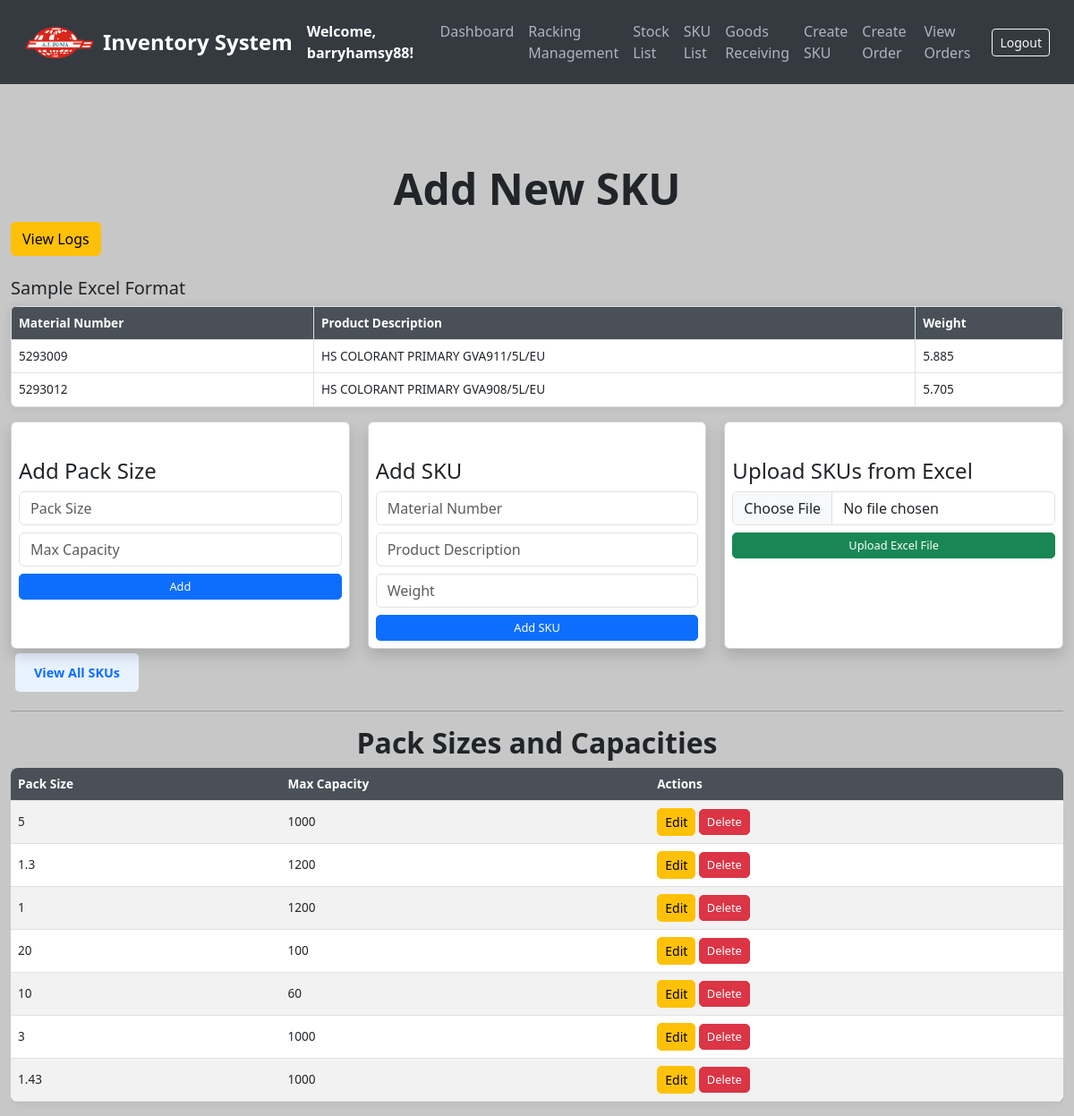
The app's page /add-sku (signed in), older data.
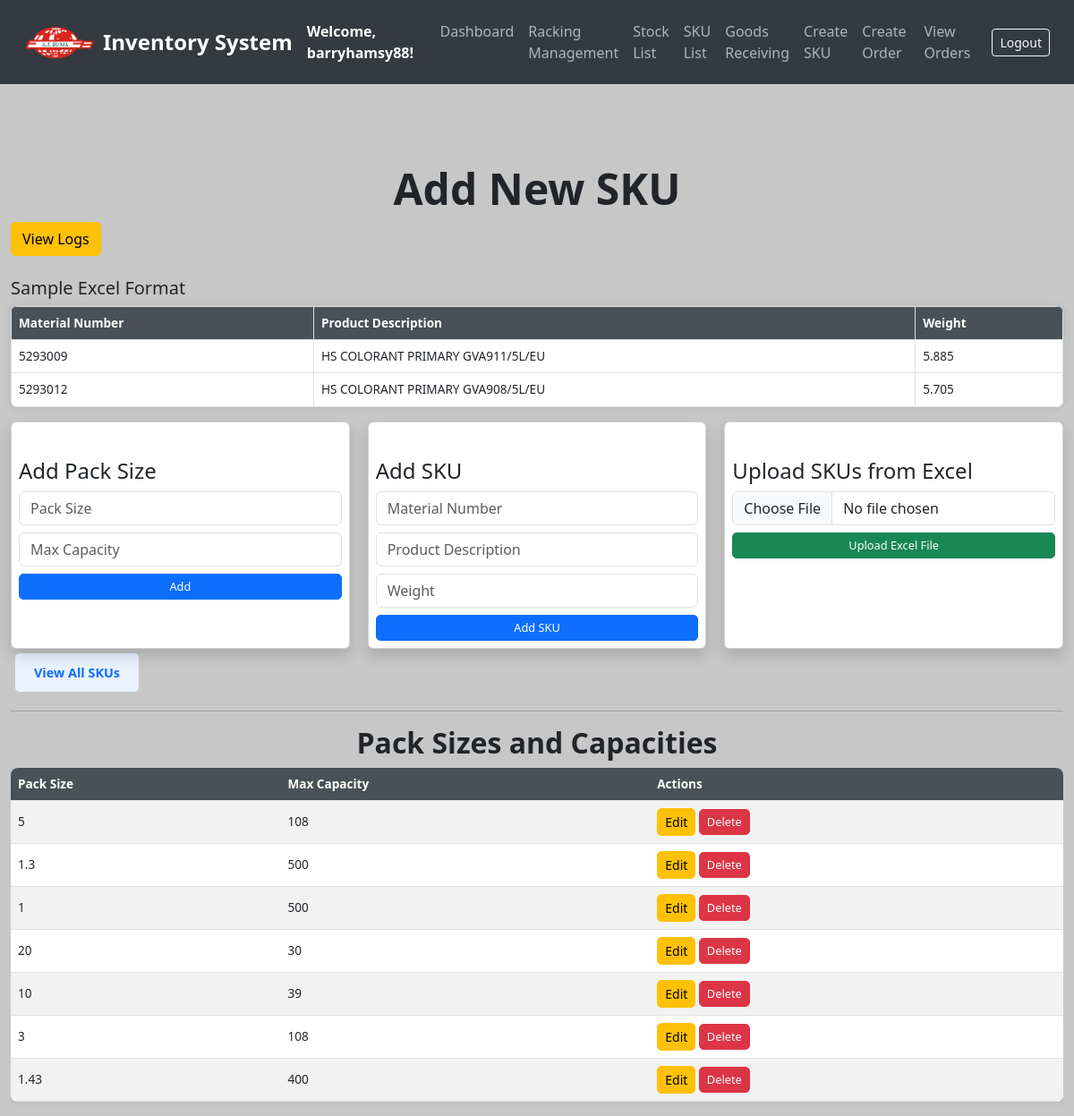
The same page, newer data.
### models.py (models this page shows, shortened)
class User(UserMixin, db.Model):
    __tablename__ = 'users'
    id = db.Column(db.Integer, primary_key=True)
    username = db.Column(db.String(80), unique=True, nullable=False)
    email = db.Column(db.String(120), unique=True, nullable=False)
    password = db.Column(db.String(200), nullable=False)  # Store hashed passwords
    date_created = db.Column(db.DateTime, default=get_local_time)
    last_login = db.Column(db.DateTime, nullable=True)
    is_active = db.Column(db.Boolean, default=True)  # For account activation/deactivation
    is_approved = db.Column(db.Boolean, default=False)
    is_admin = db.Column(db.Boolean, default=False)

class PackSize(db.Model):
    __tablename__ = 'pack_sizes'
    id = db.Column(db.Integer, primary_key=True)
    size = db.Column(db.String(50), unique=True, nullable=False)
    max_capacity = db.Column(db.Integer, nullable=False)  # Keep for backward compatibility
    space_units = db.Column(db.Float, nullable=False, default=1.0)  # NEW FIELD

### app.py (the view, shortened to what this page needs)
@app.route('/add-sku', methods=['GET', 'POST'])
@login_required
def add_sku_html():
    pack_sizes = PackSize.query.all()
    return render_template('add_sku.html', pack_sizes=pack_sizes)

### app.py (called while the page is built)
@login_manager.user_loader
def load_user(user_id):
    return db.session.get(User, int(user_id))

### templates/add_sku.html (shortened to what this page needs)
<!DOCTYPE html>
<html lang="en">
<head>
    <link href="https://cdn.jsdelivr.net/npm/bootstrap@5.3.0/dist/css/bootstrap.min.css" rel="stylesheet">
</head>
<body>
<nav class="navbar navbar-expand-lg navbar-dark">
    <div class="container-fluid">
        <img src="{{ url_for('static', filename='logo_.png') }}" alt="Logo" width="80" height="40" class="me-2">
        <a class="navbar-brand" href="/">Inventory System</a>
        <strong class="text-white">Welcome, {{ current_user.username }}!</strong>
        <div class="collapse navbar-collapse" id="navbarNav">
            <ul class="navbar-nav ms-auto">
                <li class="nav-item"><a class="nav-link" href="/dashboard">Dashboard</a></li>
                <li class="nav-item"><a class="nav-link" href="/create_racking">Racking Management</a></li>
                <li class="nav-item"><a class="nav-link" href="/stocks">Stock List</a></li>
                <li class="nav-item"><a class="nav-link" href="/sku-list">SKU List</a></li>
                <li class="nav-item"><a class="nav-link" href="/create-stock">Goods Receiving</a></li>
                <li class="nav-item"><a class="nav-link" href="/add-sku">Create SKU</a></li>
                <li class="nav-item"><a class="nav-link" href="/create-order">Create Order</a></li>
                <li class="nav-item"><a class="nav-link" href="/orders">View Orders</a></li>
            </ul>
            <form class="d-flex ms-3" action="{{ url_for('logout') }}" method="POST">
                <button class="btn btn-sm btn-outline-light" type="submit">Logout</button>
            </form>
        </div>
    </div>
</nav>
<div class="container mt-5">
    <h1 class="text-center">Add New SKU</h1>
    <div class="text-left mb-4">
        <a href="/logs" class="btn btn-warning">View Logs</a>
    </div>
    <h5>Sample Excel Format</h5>
    <table class="table table-bordered table-sm">
        <thead>
            <tr>
                <th>Material Number</th>
                <th>Product Description</th>
                <th>Weight</th>
            </tr>
        </thead>
        <tbody>
            <tr>
                <td>5293009</td>
                <td>HS COLORANT PRIMARY GVA911/5L/EU</td>
                <td>5.885</td>
            </tr>
            <tr>
                <td>5293012</td>
                <td>HS COLORANT PRIMARY GVA908/5L/EU</td>
                <td>5.705</td>
            </tr>
        </tbody>
    </table>
    <div class="form-container">
        <form action="{{ url_for('add_sku_html') }}" method="POST" class="card p-2 shadow">
            <h4>Add Pack Size</h4>
            <div class="mb-2">
                <input type="text" id="size" name="size" class="form-control" placeholder="Pack Size" required>
            </div>
            <div class="mb-2">
                <input type="number" id="max_capacity" name="max_capacity" class="form-control" placeholder="Max Capacity" required>
            </div>
            <button type="submit" class="btn btn-primary btn-sm">Add</button>
        </form>
        <form action="/add-sku" method="POST" class="card p-2 shadow">
            <h4>Add SKU</h4>
            <div class="mb-2">
                <input type="text" id="material_number" name="material_number" class="form-control" placeholder="Material Number" required>
            </div>
            <div class="mb-2">
                <input type="text" id="product_description" name="product_description" class="form-control" placeholder="Product Description" required>
            </div>
            <div class="mb-2">
                <input type="number" step="any" min="0" class="form-control" name="weight" placeholder="Weight" required>
            </div>
            <button type="submit" class="btn btn-primary btn-sm">Add SKU</button>
        </form>
        <form action="{{ url_for('upload_sku_excel') }}" method="POST" enctype="multipart/form-data" class="card p-2 shadow">
            <h4>Upload SKUs from Excel</h4>
            <div class="mb-2">
                <input type="file" id="file" name="file" class="form-control" required>
            </div>
            <button type="submit" class="btn btn-success btn-sm">Upload Excel File</button>
        </form>
    </div>
    <a href="/sku-list" class="btn link-btn">View All SKUs</a>
    <hr>
    <h2 class="text-center">Pack Sizes and Capacities</h2>
    <div class="table-container">
        <table class="table table-striped table-sm">
            <thead>
                <tr>
                    <th>Pack Size</th>
                    <th>Max Capacity</th>
                    <th>Actions</th>
                </tr>
            </thead>
            <tbody>
                {% for pack in pack_sizes %}
                <tr>
                    <td>{{ pack.size }}</td>
                    <td>{{ pack.max_capacity }}</td>
                    <td>
                        <a href="{{ url_for('edit_pack_size', pack_id=pack.id) }}" class="btn btn-warning btn-sm">Edit</a>
                        <form action="{{ url_for('delete_pack_size', pack_id=pack.id) }}" method="POST" style="display:inline;">
                            <button type="submit" class="btn btn-danger btn-sm" onclick="return confirm('Are you sure you want to delete this pack size?');">Delete</button>
                        </form>
                    </td>
                </tr>
                {% endfor %}
            </tbody>
        </table>
    </div>
</div>
</body>
</html>

### templates/add_sku.html (style rules this page uses)
body { background-color: #C7C7C7; color: #212529; }
.navbar { background-color: #343a40; padding: 15px; }
.navbar-brand { font-weight: bold; color: #fff; font-size: 1.5rem; }
.nav-link { color: #adb5bd; font-weight: 500; }
.container { max-width: 1200px; padding-top: 40px; }
.table { background-color: #fff; border-radius: 8px; overflow: hidden; box-shadow: 0px 0px 10px rgba(0, 0, 0, 0.1); font-size: 0.85rem; }
.table-container { max-height: 400px; overflow-y: auto; }
.table th, .table td { vertical-align: middle; padding: 0.5rem; }
.table th { background-color: #495057; color: #fff; }
.table-striped tbody tr:nth-of-type(odd) { background-color: #f8f9fa; }
.btn-primary, .btn-success, .btn-danger { border-radius: 5px; padding: 0.25rem 0.5rem; font-size: 0.8rem; transition: all 0.3s ease; }
h2 { font-size: 2rem; font-weight: bold; }
h4 { font-size: 1.5rem; font-weight: 500; margin-top: 2rem; }
.form-container { display: flex; justify-content: space-between; gap: 20px; }
.form-container .card { flex: 1; min-width: 300px; }
.link-btn { display: inline-block; margin: 5px; padding: 10px 20px; border-radius: 5px; font-size: 0.9rem; font-weight: bold; color: #0d6efd; background-color: #e9f2ff; text-decoration: none; transition: background-color 0.3s ease, color 0.3s ease; }
h1 { font-size: 3rem; font-weight: bold; }
.btn-warning, .btn-success, .btn-danger { border-radius: 5px; transition: all 0.3s ease; }

Row changes from the older to the newer data that the page shows:
changed PackSize (number 1 of 7 on the later page): max_capacity "1000" → "108"
changed PackSize (number 2 of 7 on the later page): max_capacity "1200" → "500"
changed PackSize (number 3 of 7 on the later page): max_capacity "1200" → "500"
changed PackSize (number 4 of 7 on the later page): max_capacity "100" → "30"
changed PackSize (number 5 of 7 on the later page): max_capacity "60" → "39"
changed PackSize (number 6 of 7 on the later page): max_capacity "1000" → "108"
changed PackSize (number 7 of 7 on the later page): max_capacity "1000" → "400"
